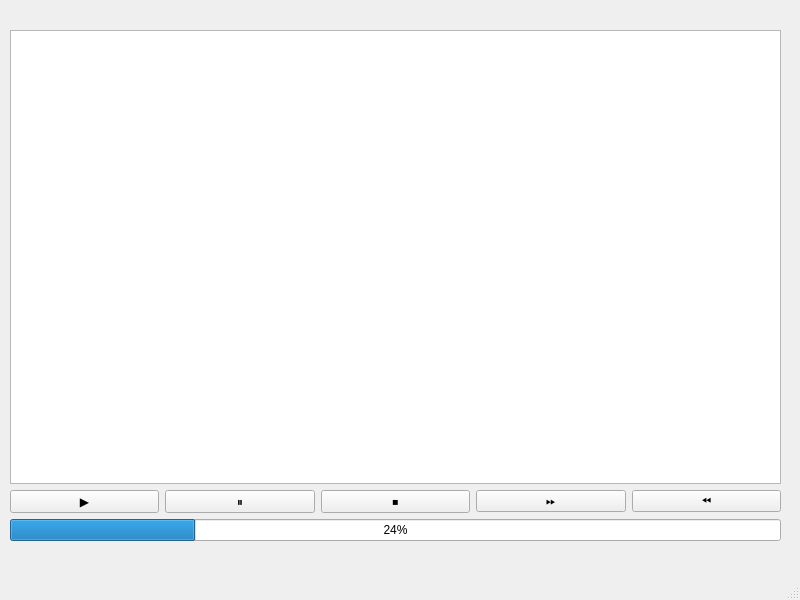
<?xml version="1.0" encoding="UTF-8"?>
<ui version="4.0">
 <class>MainWindow</class>
 <widget class="QMainWindow" name="MainWindow">
  <property name="geometry">
   <rect>
    <x>0</x>
    <y>0</y>
    <width>800</width>
    <height>600</height>
   </rect>
  </property>
  <property name="windowTitle">
   <string>MainWindow</string>
  </property>
  <widget class="QWidget" name="centralwidget">
   <widget class="QWidget" name="verticalLayoutWidget">
    <property name="geometry">
     <rect>
      <x>10</x>
      <y>30</y>
      <width>771</width>
      <height>511</height>
     </rect>
    </property>
    <layout class="QVBoxLayout" name="verticalLayout">
     <item>
      <widget class="QGraphicsView" name="graphicsView"/>
     </item>
     <item>
      <layout class="QHBoxLayout" name="horizontalLayout">
       <item>
        <widget class="QPushButton" name="playButton">
         <property name="text">
          <string>▶️</string>
         </property>
        </widget>
       </item>
       <item>
        <widget class="QPushButton" name="pauseButton">
         <property name="text">
          <string>⏸️</string>
         </property>
        </widget>
       </item>
       <item>
        <widget class="QPushButton" name="StopButton">
         <property name="text">
          <string>⏹️</string>
         </property>
        </widget>
       </item>
       <item>
        <widget class="QPushButton" name="rewindButton">
         <property name="text">
          <string>⏩</string>
         </property>
        </widget>
       </item>
       <item>
        <widget class="QPushButton" name="forwardButton">
         <property name="text">
          <string>⏪</string>
         </property>
        </widget>
       </item>
      </layout>
     </item>
     <item>
      <widget class="QProgressBar" name="progressBar">
       <property name="value">
        <number>24</number>
       </property>
      </widget>
     </item>
    </layout>
   </widget>
  </widget>
  <widget class="QMenuBar" name="menubar">
   <property name="geometry">
    <rect>
     <x>0</x>
     <y>0</y>
     <width>800</width>
     <height>22</height>
    </rect>
   </property>
  </widget>
  <widget class="QStatusBar" name="statusbar"/>
 </widget>
 <resources/>
 <connections/>
</ui>
